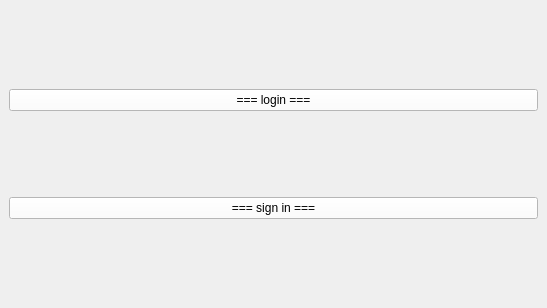
<?xml version="1.0" encoding="UTF-8"?>
<ui version="4.0">
 <class>Menu</class>
 <widget class="QMainWindow" name="Menu">
  <property name="geometry">
   <rect>
    <x>0</x>
    <y>0</y>
    <width>547</width>
    <height>308</height>
   </rect>
  </property>
  <property name="sizePolicy">
   <sizepolicy hsizetype="Ignored" vsizetype="Ignored">
    <horstretch>0</horstretch>
    <verstretch>0</verstretch>
   </sizepolicy>
  </property>
  <property name="windowTitle">
   <string>Menu</string>
  </property>
  <widget class="QWidget" name="centralwidget">
   <layout class="QVBoxLayout" name="verticalLayout">
    <item>
     <widget class="QPushButton" name="pushButton">
      <property name="styleSheet">
       <string notr="true">font: 700 16pt &quot;Segoe UI&quot;;
background-color: rgb(255, 255, 255);
color: rgb(0, 0, 0);</string>
      </property>
      <property name="text">
       <string>=== login ===</string>
      </property>
     </widget>
    </item>
    <item>
     <widget class="QPushButton" name="pushButton_2">
      <property name="styleSheet">
       <string notr="true">font: 700 16pt &quot;Segoe UI&quot;;
background-color: rgb(255, 255, 255);
color: rgb(0, 0, 0);</string>
      </property>
      <property name="text">
       <string>=== sign in ===</string>
      </property>
     </widget>
    </item>
   </layout>
  </widget>
 </widget>
 <resources/>
 <connections/>
</ui>
